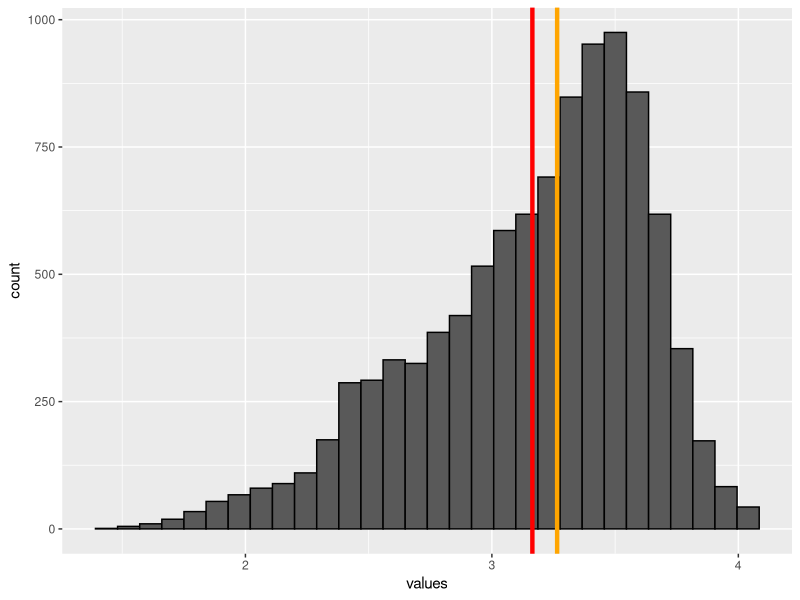

Reproduce this figure in R.
library(tidyverse)

x = rnorm(2581, mean = 3.07, sd = 0.2)
y = rnorm(5161, mean = 3.5, sd = 0.2)
z = rnorm(1290, mean = 2.5, sd = 0.2)
a = rnorm(645, mean = 2.75, sd = 0.2)
b = rnorm(323, mean = 2, sd = 0.2)


tibble = tibble(
  values = sample(c(x, y, z, a, b))
)

tibble = tibble %>% 
  mutate(values = as.numeric(values),
         values = if_else(values > 4.0, 4.0, values))

ggplot(data = tibble, aes(x = values)) +
  geom_histogram(color = "black") +
  geom_vline(xintercept = c(mean(tibble$values), 
                            median(tibble$values)),
             color = c("red", "orange"), lwd = 1.5)

mean(tibble$values) 
median(tibble$values)
min(tibble$values)
max(tibble$values)

write_csv(tibble, "gpadist.csv", col_names = FALSE)
